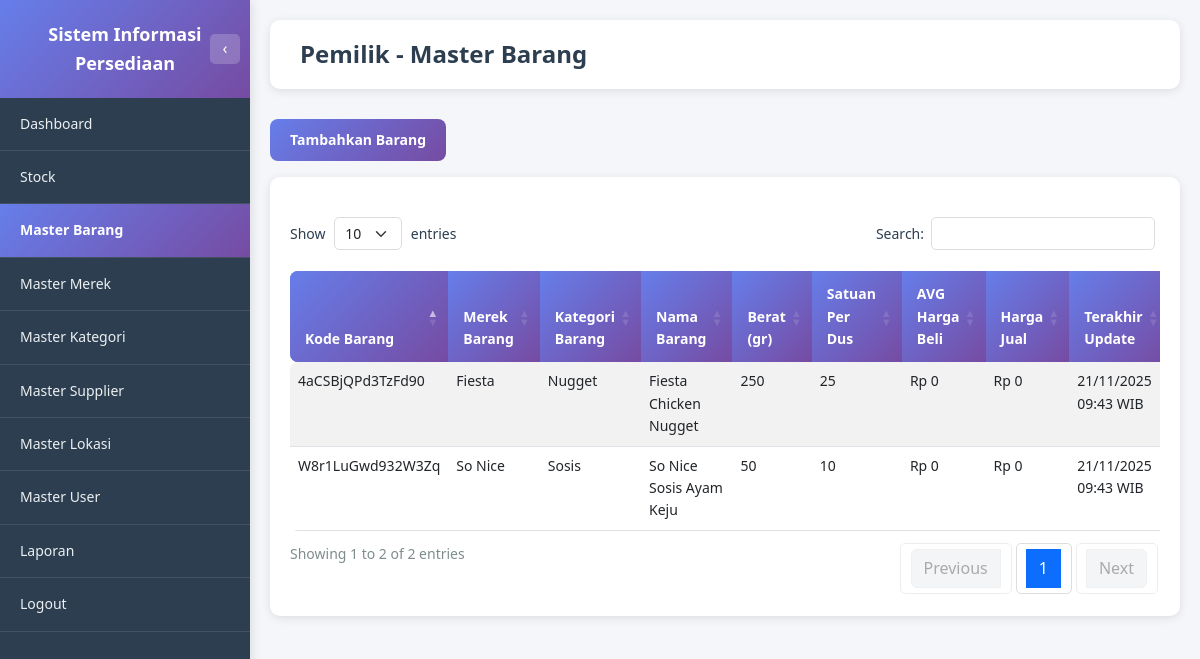
The page /pemilik/master_barang.php (signed in) on the database its author committed.
### tables this page shows
CREATE TABLE MASTER_BARANG (
   KD_BARANG                    VARCHAR(16) NOT NULL,
   KD_KATEGORI_BARANG           VARCHAR(8),
   KD_SUPPLIER                  VARCHAR(8),
   KD_MEREK_BARANG              VARCHAR(8),
   NAMA_BARANG                  VARCHAR(256),
   BERAT                        INT,
   AVG_HARGA_BELI_PIECES        DECIMAL(20,2),
   HARGA_JUAL_BARANG_PIECES     DECIMAL(20,2),
   SATUAN_PERDUS                INT,
   LAST_UPDATED                 TIMESTAMP DEFAULT CURRENT_TIMESTAMP ON UPDATE CURRENT_TIMESTAMP,
   STATUS                       ENUM('AKTIF', 'TIDAK AKTIF'),
   PRIMARY KEY (KD_BARANG)
);

### pemilik/master_barang.php (the view, shortened to what this page needs)
<?php
require_once '../dbconnect.php';
$query_barang = "SELECT
                    mb.KD_BARANG,
                    mb.KD_MEREK_BARANG,
                    mb.KD_KATEGORI_BARANG,
                    mb.NAMA_BARANG,
                    mb.BERAT,
                    COALESCE(mm.NAMA_MEREK, '-') as NAMA_MEREK,
                    COALESCE(mk.NAMA_KATEGORI, '-') as NAMA_KATEGORI,
                    mb.SATUAN_PERDUS,
                    mb.AVG_HARGA_BELI_PIECES,
                    mb.HARGA_JUAL_BARANG_PIECES,
                    mb.LAST_UPDATED,
                    mb.STATUS
                 FROM MASTER_BARANG mb
                 LEFT JOIN MASTER_MEREK mm ON mb.KD_MEREK_BARANG = mm.KD_MEREK_BARANG
                 LEFT JOIN MASTER_KATEGORI_BARANG mk ON mb.KD_KATEGORI_BARANG = mk.KD_KATEGORI_BARANG
                 ORDER BY mb.KD_BARANG ASC";
$result_barang = $conn->query($query_barang);
?>
<!DOCTYPE html>
<html lang="id">
<head>
    <link href="https://cdn.jsdelivr.net/npm/bootstrap@5.3.0/dist/css/bootstrap.min.css" rel="stylesheet">
    <link href="https://cdn.datatables.net/1.13.7/css/dataTables.bootstrap5.min.css" rel="stylesheet">
    <link href="../assets/css/style.css" rel="stylesheet">
</head>
<body class="dashboard-body">
    <?php include 'includes/sidebar.php'; ?>
    <div class="main-content">
        <div class="page-header">
            <h1 class="page-title">Pemilik - Master Barang</h1>
        </div>
        <div class="mb-3">
            <button type="button" class="btn-primary-custom" data-bs-toggle="modal" data-bs-target="#modalTambahBarang">
                Tambahkan Barang
            </button>
        </div>
        <div class="table-section" style="width: 100%;">
            <div class="table-responsive" style="width: 100%;">
                <table id="tableBarang" class="table table-custom table-striped table-hover" style="width: 100%;">
                    <thead>
                        <tr>
                            <th>Kode Barang</th>
                            <th>Merek Barang</th>
                            <th>Kategori Barang</th>
                            <th>Nama Barang</th>
                            <th>Berat (gr)</th>
                            <th>Satuan Per Dus</th>
                            <th>AVG Harga Beli</th>
                            <th>Harga Jual</th>
                            <th>Terakhir Update</th>
                        </tr>
                    </thead>
                    <tbody>
                        <?php if ($result_barang->num_rows > 0): ?>
                            <?php while ($row = $result_barang->fetch_assoc()): ?>
                                <tr>
                                    <td><?php echo htmlspecialchars($row['KD_BARANG']); ?></td>
                                    <td><?php echo htmlspecialchars($row['NAMA_MEREK']); ?></td>
                                    <td><?php echo htmlspecialchars($row['NAMA_KATEGORI']); ?></td>
                                    <td><?php echo htmlspecialchars($row['NAMA_BARANG']); ?></td>
                                    <td><?php echo number_format($row['BERAT'], 0, ',', '.'); ?></td>
                                    <td><?php echo number_format($row['SATUAN_PERDUS'], 0, ',', '.'); ?></td>
                                    <td>Rp <?php echo number_format($row['AVG_HARGA_BELI_PIECES'], 0, ',', '.'); ?></td>
                                    <td>Rp <?php echo number_format($row['HARGA_JUAL_BARANG_PIECES'], 0, ',', '.'); ?></td>
                                    <td><?php echo date('d/m/Y H:i', strtotime($row['LAST_UPDATED'])); ?> WIB</td>
                                </tr>
                            <?php endwhile; ?>
                        <?php endif; ?>
                    </tbody>
                </table>
            </div>
        </div>
    </div>
</body>
</html>

### assets/css/style.css (style rules this page uses)
* { margin: 0; padding: 0; box-sizing: border-box; }
:root { --font-family-primary: 'Segoe UI', Tahoma, Geneva, Verdana, sans-serif; --font-size-base: 14px; --font-size-small: 12px; --font-size-large: 16px; --font-size-title: 24px; --font-size-heading: 18px; --font-weight-normal: 400; --font-weight-medium: 500; --font-weight-bold: 600; }
body { font-family: var(--font-family-primary); font-size: var(--font-size-base); line-height: 1.6; }
:root { --color-primary: #667eea; --color-primary-dark: #764ba2; --color-primary-gradient: linear-gradient(135deg, #667eea 0%, #764ba2 100%); --color-text-primary: #2c3e50; --color-text-secondary: #7f8c8d; --color-text-muted: #666; --color-text-light: #ecf0f1; --color-bg-primary: #f5f6fa; --color-bg-secondary: #ffffff; --color-bg-dark: #2c3e50; --color-bg-gradient: linear-gradient(135deg, #667eea 0%, #764ba2 100%); --color-border: #ddd; --color-border-light: #ecf0f1; --color-success: #27ae60; --color-warning: #f39c12; --color-danger: #e74c3c; --color-info: #3498db; --shadow-sm: 0 2px 10px rgba(0, 0, 0, 0.1); --shadow-md: 0 4px 15px rgba(0, 0, 0, 0.1); --shadow-lg: 0 10px 40px rgba(0, 0, 0, 0.2); }
body { background: var(--color-bg-gradient); min-height: 100vh; }
body.dashboard-body { background: var(--color-bg-primary); }
.btn-primary-custom { background: var(--color-primary-gradient); border: none; border-radius: 8px; padding: 10px 20px; font-weight: var(--font-weight-bold); color: white; transition: transform 0.2s, box-shadow 0.2s; cursor: pointer; font-family: var(--font-family-primary); }
.main-content { margin-left: 250px; min-height: 100vh; background: var(--color-bg-primary); padding: 20px; transition: margin-left 0.3s ease; width: calc(100% - 250px); box-sizing: border-box; }
.page-header { background: var(--color-bg-secondary); padding: 20px 30px; border-radius: 10px; margin-bottom: 30px; box-shadow: var(--shadow-sm); }
.page-title { font-size: var(--font-size-title); font-weight: var(--font-weight-bold); color: var(--color-text-primary); margin: 0; }
.table-custom { border-radius: 8px; overflow: hidden; }
.table-custom thead { background: var(--color-primary-gradient); color: white; }
.table-custom thead th { border: none; padding: 12px 15px; font-weight: var(--font-weight-bold); }
.table-custom tbody tr { transition: background-color 0.2s; }
.table-section { background: var(--color-bg-secondary); padding: 20px; border-radius: 10px; margin-bottom: 30px; box-shadow: var(--shadow-sm); width: 100%; box-sizing: border-box; }
.table-section .table-responsive { width: 100%; overflow-x: auto; }
.table-section table { width: 100% !important; table-layout: auto; }
.dataTables_wrapper .table-custom { margin-top: 0; width: 100% !important; }
.dataTables_wrapper .table-custom thead th { background: var(--color-primary-gradient); color: white; border: none; padding: 12px 15px; font-weight: var(--font-weight-bold); }

### rows shown on the page
master_barang: KD_BARANG "4aCSBjQPd3TzFd90", NAMA_MEREK "Fiesta", NAMA_KATEGORI "Nugget", NAMA_BARANG "Fiesta Chicken Nugget", BERAT "250", SATUAN_PERDUS "25", AVG_HARGA_BELI_PIECES "0", HARGA_JUAL_BARANG_PIECES "0", LAST_UPDATED "21/11/2025 09:43"
master_barang: KD_BARANG "W8r1LuGwd932W3Zq", NAMA_MEREK "So Nice", NAMA_KATEGORI "Sosis", NAMA_BARANG "So Nice Sosis Ayam Keju", BERAT "50", SATUAN_PERDUS "10", AVG_HARGA_BELI_PIECES "0", HARGA_JUAL_BARANG_PIECES "0", LAST_UPDATED "21/11/2025 09:43"
